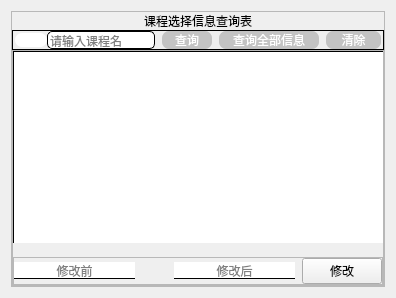
             <widget class="QWidget" name="page_couchos">
              <layout class="QVBoxLayout" name="verticalLayout_20">
               <item>
                <widget class="QFrame" name="frame_23">
                 <property name="frameShape">
                  <enum>QFrame::StyledPanel</enum>
                 </property>
                 <property name="frameShadow">
                  <enum>QFrame::Raised</enum>
                 </property>
                 <layout class="QVBoxLayout" name="verticalLayout_18">
                  <property name="spacing">
                   <number>0</number>
                  </property>
                  <property name="leftMargin">
                   <number>0</number>
                  </property>
                  <property name="topMargin">
                   <number>0</number>
                  </property>
                  <property name="rightMargin">
                   <number>0</number>
                  </property>
                  <property name="bottomMargin">
                   <number>0</number>
                  </property>
                  <item alignment="Qt::AlignHCenter">
                   <widget class="QLabel" name="label_7">
                    <property name="styleSheet">
                     <string notr="true">font: 10pt &quot;Adobe 黑体 Std R&quot;;</string>
                    </property>
                    <property name="text">
                     <string>课程选择信息查询表</string>
                    </property>
                   </widget>
                  </item>
                  <item>
                   <widget class="QFrame" name="frame_24">
                    <property name="sizePolicy">
                     <sizepolicy hsizetype="Preferred" vsizetype="Expanding">
                      <horstretch>0</horstretch>
                      <verstretch>1</verstretch>
                     </sizepolicy>
                    </property>
                    <property name="styleSheet">
                     <string notr="true">QPushButton{
	background-color: rgb(195, 195, 195);
	color: rgb(255, 255, 255);
	border-radius:7px;
}

QPushButton:pressed{
	padding-left:2px;
	padding-top:2px
}

QPushButton:hover{
	color: rgb(166, 168, 255);
}

#frame_24{
border:0.5px solid;
}</string>
                    </property>
                    <property name="frameShape">
                     <enum>QFrame::StyledPanel</enum>
                    </property>
                    <property name="frameShadow">
                     <enum>QFrame::Raised</enum>
                    </property>
                    <layout class="QHBoxLayout" name="horizontalLayout_14">
                     <property name="spacing">
                      <number>0</number>
                     </property>
                     <property name="leftMargin">
                      <number>2</number>
                     </property>
                     <property name="topMargin">
                      <number>0</number>
                     </property>
                     <property name="rightMargin">
                      <number>2</number>
                     </property>
                     <property name="bottomMargin">
                      <number>0</number>
                     </property>
                     <item>
                      <widget class="QPushButton" name="pushButton_8">
                       <property name="styleSheet">
                        <string notr="true">border:none;
background-color: rgb(255, 255, 255);</string>
                       </property>
                       <property name="text">
                        <string/>
                       </property>
                       <property name="icon">
                        <iconset resource="res.qrc">
                         <normaloff>:/icons/icons/register.png</normaloff>:/icons/icons/register.png</iconset>
                       </property>
                      </widget>
                     </item>
                     <item>
                      <widget class="QLineEdit" name="lineEdit_couchos">
                       <property name="styleSheet">
                        <string notr="true">border: 1px solid;
border-radius:5px;
font: 9pt &quot;Adobe 黑体 Std R&quot;;</string>
                       </property>
                       <property name="placeholderText">
                        <string>请输入课程名</string>
                       </property>
                      </widget>
                     </item>
                     <item>
                      <widget class="QLabel" name="label_10">
                       <property name="text">
                        <string/>
                       </property>
                      </widget>
                     </item>
                     <item>
                      <widget class="QPushButton" name="pushButton_couchos_q">
                       <property name="minimumSize">
                        <size>
                         <width>50</width>
                         <height>18</height>
                        </size>
                       </property>
                       <property name="text">
                        <string>查询</string>
                       </property>
                      </widget>
                     </item>
                     <item>
                      <widget class="QLabel" name="label_2">
                       <property name="text">
                        <string/>
                       </property>
                      </widget>
                     </item>
                     <item>
                      <widget class="QPushButton" name="pushButton_couchos_qall">
                       <property name="minimumSize">
                        <size>
                         <width>100</width>
                         <height>18</height>
                        </size>
                       </property>
                       <property name="text">
                        <string>查询全部信息</string>
                       </property>
                      </widget>
                     </item>
                     <item>
                      <widget class="QLabel" name="label_9">
                       <property name="text">
                        <string/>
                       </property>
                      </widget>
                     </item>
                     <item>
                      <widget class="QPushButton" name="pushButton_couchos_clear">
                       <property name="minimumSize">
                        <size>
                         <width>55</width>
                         <height>18</height>
                        </size>
                       </property>
                       <property name="text">
                        <string>清除</string>
                       </property>
                      </widget>
                     </item>
                    </layout>
                   </widget>
                  </item>
                  <item>
                   <widget class="QFrame" name="frame_25">
                    <property name="sizePolicy">
                     <sizepolicy hsizetype="Preferred" vsizetype="Expanding">
                      <horstretch>0</horstretch>
                      <verstretch>12</verstretch>
                     </sizepolicy>
                    </property>
                    <property name="frameShape">
                     <enum>QFrame::StyledPanel</enum>
                    </property>
                    <property name="frameShadow">
                     <enum>QFrame::Raised</enum>
                    </property>
                    <layout class="QVBoxLayout" name="verticalLayout_19">
                     <property name="spacing">
                      <number>0</number>
                     </property>
                     <property name="leftMargin">
                      <number>0</number>
                     </property>
                     <property name="topMargin">
                      <number>0</number>
                     </property>
                     <property name="rightMargin">
                      <number>0</number>
                     </property>
                     <property name="bottomMargin">
                      <number>0</number>
                     </property>
                     <item>
                      <widget class="QTableView" name="tableView_couchos">
                       <property name="styleSheet">
                        <string notr="true">QTableView{
	border:none;
	border-left: 1px solid;
	border-top: 1px solid;
}
QTableView::item {
    border: none;
    border-right: none;
    border-bottom: none;
}
</string>
                       </property>
                       <attribute name="verticalHeaderVisible">
                        <bool>false</bool>
                       </attribute>
                      </widget>
                     </item>
                     <item>
                      <widget class="QLabel" name="label_13">
                       <property name="text">
                        <string/>
                       </property>
                      </widget>
                     </item>
                     <item>
                      <widget class="QFrame" name="frame_10">
                       <property name="styleSheet">
                        <string notr="true">#pushButton_modify{
	background-color: rgb(195, 195, 195);
	color: rgb(255, 255, 255);
	border-radius:7px;
}

#pushButton_modify:pressed{
	padding-left:2px;
	padding-top:2px
}

#pushButton_modify:hover{
	color: rgb(166, 168, 255);
}

QLineEdit{
	border:none;
	border-bottom:0.5px solid;
}</string>
                       </property>
                       <property name="frameShape">
                        <enum>QFrame::StyledPanel</enum>
                       </property>
                       <property name="frameShadow">
                        <enum>QFrame::Raised</enum>
                       </property>
                       <layout class="QHBoxLayout" name="horizontalLayout_8">
                        <property name="spacing">
                         <number>0</number>
                        </property>
                        <property name="leftMargin">
                         <number>0</number>
                        </property>
                        <property name="topMargin">
                         <number>0</number>
                        </property>
                        <property name="rightMargin">
                         <number>0</number>
                        </property>
                        <property name="bottomMargin">
                         <number>0</number>
                        </property>
                        <item>
                         <widget class="QLineEdit" name="lineEdit_couchos_before">
                          <property name="alignment">
                           <set>Qt::AlignCenter</set>
                          </property>
                          <property name="readOnly">
                           <bool>true</bool>
                          </property>
                          <property name="placeholderText">
                           <string>修改前</string>
                          </property>
                         </widget>
                        </item>
                        <item>
                         <widget class="QLabel" name="label_11">
                          <property name="text">
                           <string/>
                          </property>
                         </widget>
                        </item>
                        <item>
                         <widget class="QPushButton" name="pushButton_11">
                          <property name="styleSheet">
                           <string notr="true">border:none</string>
                          </property>
                          <property name="text">
                           <string/>
                          </property>
                          <property name="icon">
                           <iconset resource="res.qrc">
                            <normaloff>:/icons/icons/arrow.png</normaloff>:/icons/icons/arrow.png</iconset>
                          </property>
                          <property name="iconSize">
                           <size>
                            <width>90</width>
                            <height>16</height>
                           </size>
                          </property>
                         </widget>
                        </item>
                        <item>
                         <widget class="QLineEdit" name="lineEdit_couchos_after">
                          <property name="alignment">
                           <set>Qt::AlignCenter</set>
                          </property>
                          <property name="placeholderText">
                           <string>修改后</string>
                          </property>
                         </widget>
                        </item>
                        <item>
                         <widget class="QLabel" name="label_12">
                          <property name="text">
                           <string/>
                          </property>
                         </widget>
                        </item>
                        <item>
                         <widget class="QPushButton" name="pushButton_couchos_modify">
                          <property name="minimumSize">
                           <size>
                            <width>55</width>
                            <height>18</height>
                           </size>
                          </property>
                          <property name="maximumSize">
                           <size>
                            <width>90</width>
                            <height>16777215</height>
                           </size>
                          </property>
                          <property name="text">
                           <string>修改</string>
                          </property>
                         </widget>
                        </item>
                       </layout>
                      </widget>
                     </item>
                    </layout>
                   </widget>
                  </item>
                 </layout>
                </widget>
               </item>
              </layout>
             </widget>
